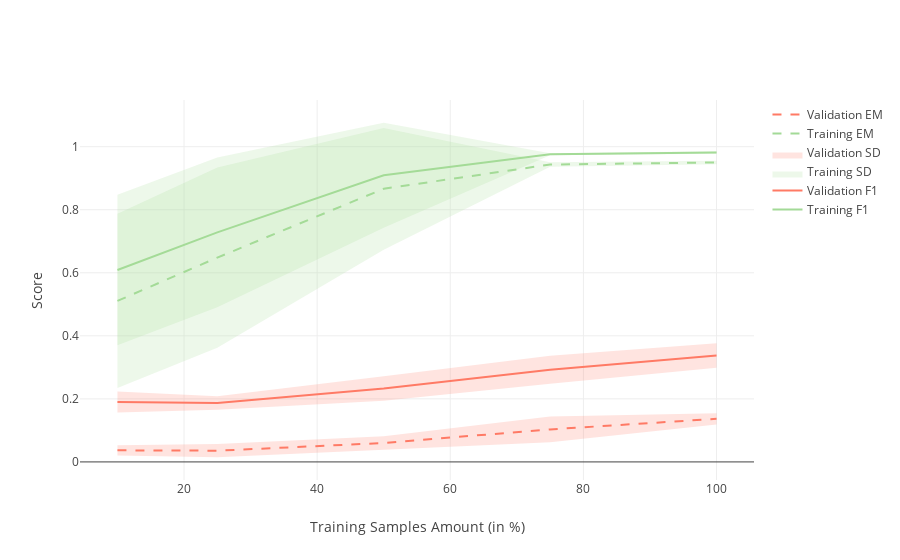

Notebook source saved alongside this figure:
### Markdown cell above
### Curvas de Aprendizado utilizando K-fold com ELMo, Word Embeddings de 600 dimensões e respostas adicionais para treino e dev.

### Code cell
metrics_elmo_path = "{}/metrics/elmo".format(os.getcwd())
plot(metrics_elmo_path)
# metrics_elmo_path

### Figure 1 — Plotly figure (JSON) as saved in the notebook; plotly's stock layout.template omitted (floating-point values rounded to 4 significant figures)
{"data": [{"line": {"color": "rgb(163,218,151)"}, "mode": "lines", "name": "Training F1", "type": "scatter", "uid": "1e2470dd-391e-4dce-9b4e-a0a69a2755d2", "x": ["10", "25", "50", "75", "100"], "y": [0.6088, 0.7281, 0.9095, 0.9759, 0.9813]}, {"line": {"color": "rgb(255,122,101)"}, "mode": "lines", "name": "Validation F1", "type": "scatter", "uid": "bd4c0aca-bf5d-4f0c-883a-525292978bdd", "x": ["10", "25", "50", "75", "100"], "y": [0.1902, 0.1867, 0.2326, 0.2925, 0.3373]}, {"fillcolor": "rgba(163,218,151,0.2)", "line": {"color": "rgba(255,255,255,0)"}, "showlegend": false, "type": "scatter", "uid": "0247d5ab-f9c6-416e-8ad0-92dfd53dc6c5", "x": ["10", "25", "50", "75", "100"], "y": [0.8479, 0.9653, 1.076, 0.9788, 0.9852]}, {"fill": "tonexty", "fillcolor": "rgba(163,218,151,0.2)", "line": {"color": "rgba(255,255,255,0)"}, "name": "Training SD", "type": "scatter", "uid": "9a87767d-e120-422e-8728-f6ccdbd57a6d", "x": ["10", "25", "50", "75", "100"], "y": [0.3698, 0.491, 0.743, 0.9729, 0.9773]}, {"fillcolor": "rgba(255,122,101,0.2)", "line": {"color": "rgba(255,255,255,0)"}, "showlegend": false, "type": "scatter", "uid": "42fdccbc-4f7c-4e2f-82e3-68a5faf852ec", "x": ["10", "25", "50", "75", "100"], "y": [0.1568, 0.1653, 0.1938, 0.2483, 0.2985]}, {"fill": "tonexty", "fillcolor": "rgba(255,122,101,0.2)", "line": {"color": "rgba(255,255,255,0)"}, "name": "Validation SD", "type": "scatter", "uid": "fd863dcd-aaa3-42e1-a271-14f5dd41c8fe", "x": ["10", "25", "50", "75", "100"], "y": [0.2236, 0.208, 0.2714, 0.3367, 0.3761]}, {"line": {"color": "rgb(163,218,151)", "dash": "dash"}, "mode": "lines", "name": "Training EM", "type": "scatter", "uid": "7088ca42-c5fc-494b-b872-b1115d4e2286", "x": ["10", "25", "50", "75", "100"], "y": [0.5108, 0.6481, 0.8665, 0.9434, 0.95]}, {"line": {"color": "rgb(255,122,101)", "dash": "dash"}, "mode": "lines", "name": "Validation EM", "type": "scatter", "uid": "f1bd0626-6772-4147-b6dc-239f877f9220", "x": ["10", "25", "50", "75", "100"], "y": [0.03668, 0.03561, 0.06003, 0.1032, 0.1367]}, {"fillcolor": "rgba(163,218,151,0.2)", "line": {"color": "rgba(255,255,255,0)"}, "showlegend": false, "type": "scatter", "uid": "6505d7cb-4a11-45ae-b4b9-342a115fd8f8", "x": ["10", "25", "50", "75", "100"], "y": [0.7872, 0.9342, 1.06, 0.9507, 0.9555]}, {"fill": "tonexty", "fillcolor": "rgba(163,218,151,0.2)", "line": {"color": "rgba(255,255,255,0)"}, "name": "Training EM SD", "showlegend": false, "type": "scatter", "uid": "b3401c6d-2e85-4ac5-814e-f0c23bb35fc9", "x": ["10", "25", "50", "75", "100"], "y": [0.2345, 0.3619, 0.6733, 0.9361, 0.9445]}, {"fillcolor": "rgba(255,122,101,0.2)", "line": {"color": "rgba(255,255,255,0)"}, "showlegend": false, "type": "scatter", "uid": "8ba043a0-2ca0-4516-bbb7-39d6bbd1f330", "x": ["10", "25", "50", "75", "100"], "y": [0.02013, 0.01477, 0.03894, 0.06225, 0.1188]}, {"fill": "tonexty", "fillcolor": "rgba(255,122,101,0.2)", "line": {"color": "rgba(255,255,255,0)"}, "name": "Validation EM SD", "showlegend": false, "type": "scatter", "uid": "266f34f4-3a2e-42ef-923b-3da00e37e730", "x": ["10", "25", "50", "75", "100"], "y": [0.05324, 0.05645, 0.08113, 0.1441, 0.1546]}], "layout": {"title": {"text": ""}, "xaxis": {"title": {"text": "Training Samples Amount (in %)"}}, "yaxis": {"title": {"text": "Score"}}}}
